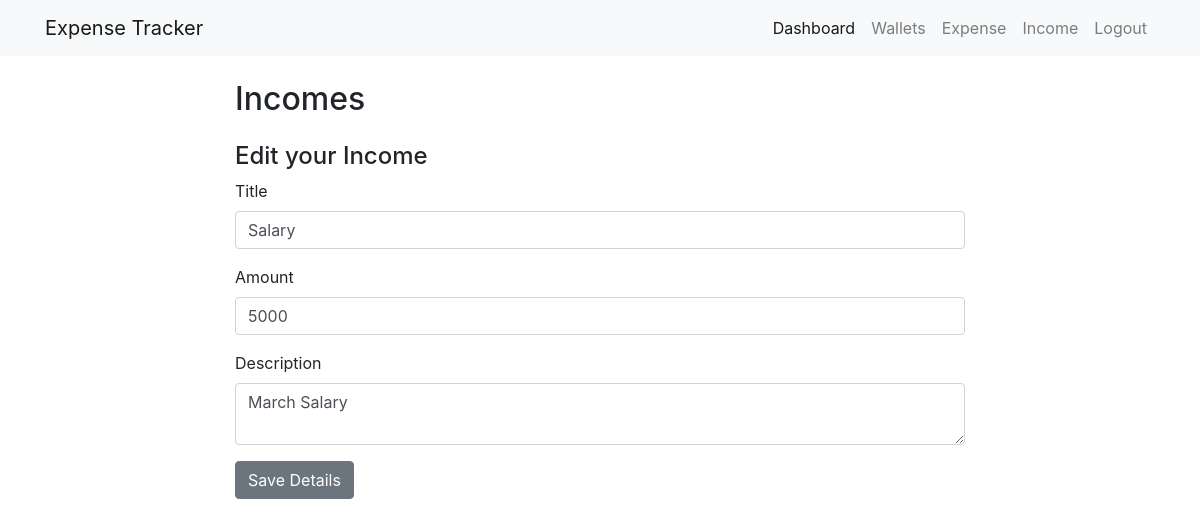
Screenshot of /edit_income/4/ with the database file from the repository.
### tracker/models.py (models this page shows, shortened)
class Income(models.Model):
	title = models.CharField(max_length=100)
	description = models.TextField()
	amount = models.IntegerField()
	timestamp = models.DateTimeField()
	user = models.ForeignKey(User, on_delete=models.CASCADE, null=True)
	wallet = models.ForeignKey(Wallet, on_delete=models.CASCADE, null=True)

### tracker/views.py (the view, shortened to what this page needs)
# urls.py: path("edit_income/<int:income_id>/", edit_income),
def edit_income(request, income_id):
	income_instance = Income.objects.get(pk=income_id)
	return render(request, "edit_income.html", {"income":income_instance})

### tracker/templates/edit_income.html (shortened to what this page needs)
{% extends 'base.html' %}
{% block body %}
	<div class="container">
		<div class="row">
			<div class="col-md-2"></div>
			<div class="col-md-8">
				<div class="heading mt-4">
					<h2>Incomes</h2>
				</div>
				<div class="sub-head mt-4 mb-2">
					<h4>Edit your Income</h4>
				</div>
				<form action="/edit_income/{{income.id}}/" method="POST">
					<div class="form-group">
						<label>Title</label>
						<input class="form-control" type="text" name="income_title" placeholder="Title" value="{{income.title}}">
					</div>
					<div class="form-group">
						<label>Amount</label>
						<input class="form-control" type="number" name="income_amount" placeholder="Amount" value="{{income.amount}}">
					</div>
					<div class="form-group">
						<label>Description</label>
						<textarea class="form-control" name="income_description" placeholder="Description">{{income.description}}</textarea>
					</div>
					<button type="submit" class="btn btn-secondary">Save Details</button>
				</form>
			</div>
			<div class="col-md-2"></div>
		</div>
	</div>
{% endblock %}

### rows the page displays
Income: income_title "Salary", income_amount "5000", income_description "March Salary"
